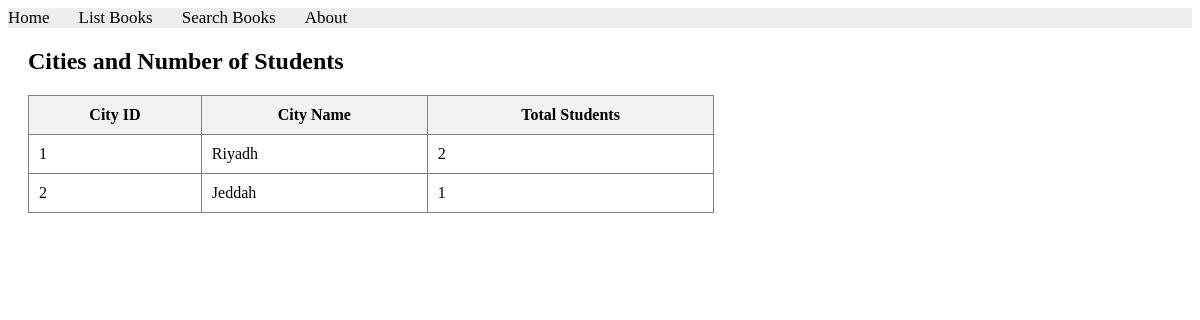
Page /books/lab8/task7 on the committed database.
### apps/bookmodule/models.py (models this page shows, shortened)
class Address(models.Model):
    city = models.CharField(max_length=100)

### apps/bookmodule/views.py (the view)
# urls.py: path('lab8/task7', views.lab8_task7, name='lab8_task7'),
def lab8_task7(request):
    cities = Address.objects.annotate(student_count=Count('student'))
    return render(request, 'bookmodule/lab8_task7.html', {'cities': cities})

### apps/templates/bookmodule/lab8_task7.html (shortened to what this page needs)
{% extends "layouts/base.html" %}
{% load static %}
{% block content %}
<div style="margin: 20px;">
    <h2>Cities and Number of Students</h2>
    {% if cities %}
        <table border="1" cellpadding="10" cellspacing="0" style="border-collapse: collapse; width: 60%;">
            <thead>
                <tr style="background-color: #f2f2f2;">
                    <th>City ID</th>
                    <th>City Name</th>
                    <th>Total Students</th>
                </tr>
            </thead>
            <tbody>
                {% for city in cities %}
                <tr>
                    <td>{{ city.id }}</td>
                    <td>{{ city.city }}</td>
                    <td>{{ city.student_count }}</td>
                </tr>
                {% endfor %}
            </tbody>
        </table>
    {% else %}
        <p>No cities found.</p>
    {% endif %}
    <br>
</div>
{% endblock content %}

### rows in the picture
Address: id "1", city "Riyadh", student_count "2"
Address: id "2", city "Jeddah", student_count "1"
